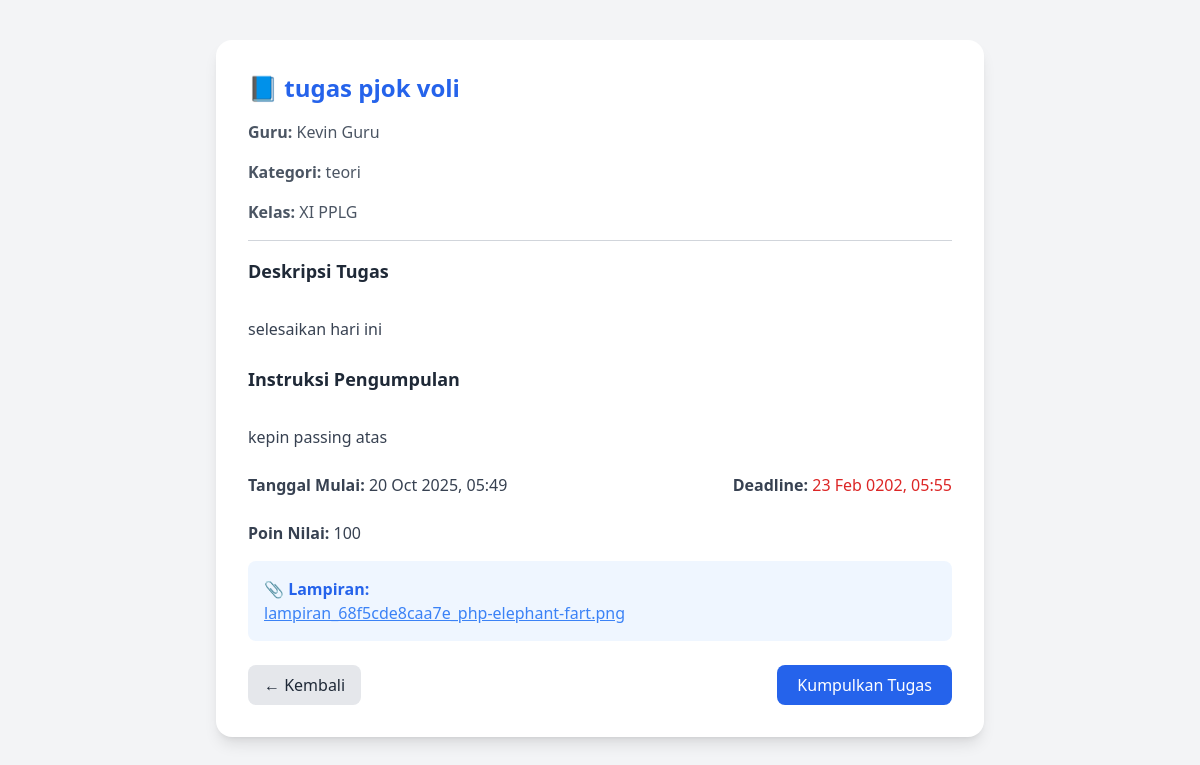
/routes/web.php?route=murid/tugas/detail&id=28 (signed in), run on the app's committed database.
### tables this page shows
CREATE TABLE `tugas` (
  `id_tugas` int NOT NULL,
  `judul_tugas` varchar(200) NOT NULL,
  `deskripsi` text,
  `id_guru` int NOT NULL,
  `id_kategori` int NOT NULL,
  `tanggal_mulai` datetime DEFAULT CURRENT_TIMESTAMP,
  `tanggal_deadline` datetime NOT NULL,
  `durasi_estimasi` int DEFAULT NULL,
  `poin_nilai` int DEFAULT '100',
  `instruksi_pengumpulan` text,
  `lampiran_guru` varchar(255) DEFAULT NULL,
  `status_tugas` enum('aktif','ditutup','dibatalkan') DEFAULT 'aktif',
  `tanggal_dibuat` datetime DEFAULT CURRENT_TIMESTAMP,
  `tanggal_diperbarui` datetime DEFAULT CURRENT_TIMESTAMP ON UPDATE CURRENT_TIMESTAMP,
  `kelas` varchar(20) DEFAULT NULL
);

CREATE TABLE `users` (
  `id_user` int NOT NULL,
  `nama_lengkap` varchar(100) NOT NULL,
  `email` varchar(100) NOT NULL,
  `password_hash` varchar(255) NOT NULL,
  `nomor_telepon` varchar(20) DEFAULT NULL,
  `foto_profil` varchar(255) DEFAULT NULL,
  `peran` enum('siswa','guru','admin') NOT NULL,
  `kelas` varchar(50) DEFAULT NULL,
  `nip_nis` varchar(30) DEFAULT NULL,
  `status_aktif` tinyint(1) DEFAULT '1',
  `tanggal_dibuat` datetime DEFAULT CURRENT_TIMESTAMP,
  `tanggal_diperbarui` datetime DEFAULT CURRENT_TIMESTAMP ON UPDATE CURRENT_TIMESTAMP
);

CREATE TABLE `kategori_tugas` (
  `id_kategori` int NOT NULL,
  `nama_kategori` enum('praktikum','teori','proyek') NOT NULL,
  `deskripsi` text,
  `warna` varchar(7) DEFAULT '#6c757d'
);

### app/Controllers/TugasMuridController.php (called while the page is built, shortened)
<?php
require_once __DIR__ . '/../Models/Tugas.php';
$basePath = dirname(__DIR__, 2);
class TugasMuridController {
    private $tugasModel;
    private $basePath;
    public function __construct($pdo) {
        global $basePath;
        $this->basePath = $basePath;
        $this->tugasModel = new Tugas($pdo);
    }
    public function show($id) {
        $tugas = $this->tugasModel->findById($id);
        include $this->basePath . '/resources/views/murid/detail_tugas.php';
    }
}

### app/Models/Tugas.php (called while the page is built, shortened)
<?php
class Tugas {
    private $pdo;
    private $table = "tugas";
    public function __construct($pdo) {
        $this->pdo = $pdo;
    }
    public function findById($id_tugas) {
        $sql = "SELECT t.*,
                       u.nama_lengkap AS nama_guru,
                       k.nama_kategori
                FROM {$this->table} t
                JOIN users u ON t.id_guru = u.id_user
                JOIN kategori_tugas k ON t.id_kategori = k.id_kategori
                WHERE t.id_tugas = ?";
        $stmt = $this->pdo->prepare($sql);
        $stmt->execute([$id_tugas]);
        return $stmt->fetch(PDO::FETCH_ASSOC);
    }
}

### resources/views/murid/detail_tugas.php (the view, shortened to what this page needs)
<!DOCTYPE html>
<html lang="id">
<head>
    <script src="https://cdn.tailwindcss.com"></script>
</head>
<body class="bg-gray-100 min-h-screen flex flex-col items-center py-10">
    <div class="w-full max-w-3xl bg-white shadow-lg rounded-2xl p-8">
        <h1 class="text-2xl font-bold text-blue-600 mb-4">
            📘 <?= htmlspecialchars($tugas['judul_tugas']) ?>
        </h1>
        <p class="text-gray-600 mb-4">
            <span class="font-semibold">Guru:</span> <?= htmlspecialchars($tugas['nama_guru']) ?>
        </p>
        <p class="text-gray-600 mb-4">
            <span class="font-semibold">Kategori:</span> <?= htmlspecialchars($tugas['nama_kategori']) ?>
        </p>
        <p class="text-gray-600 mb-4">
            <span class="font-semibold">Kelas:</span> <?= htmlspecialchars($tugas['kelas'] ?? '-') ?>
        </p>
        <div class="border-t border-gray-300 my-4"></div>
        <h2 class="text-lg font-semibold text-gray-800 mb-2">Deskripsi Tugas</h2>
        <p class="text-gray-700 whitespace-pre-line mb-6">
            <?= nl2br(htmlspecialchars($tugas['deskripsi'] ?? 'Tidak ada deskripsi.')) ?>
        </p>
        <h2 class="text-lg font-semibold text-gray-800 mb-2">Instruksi Pengumpulan</h2>
        <p class="text-gray-700 whitespace-pre-line mb-6">
            <?= nl2br(htmlspecialchars($tugas['instruksi_pengumpulan'] ?? 'Tidak ada instruksi.')) ?>
        </p>
        <div class="flex flex-col sm:flex-row sm:justify-between sm:items-center gap-3 mb-6">
            <p class="text-gray-700">
                <span class="font-semibold">Tanggal Mulai:</span>
                <?= htmlspecialchars(date('d M Y, H:i', strtotime($tugas['tanggal_mulai']))) ?>
            </p>
            <p class="text-gray-700">
                <span class="font-semibold">Deadline:</span>
                <span class="text-red-600"><?= htmlspecialchars(date('d M Y, H:i', strtotime($tugas['tanggal_deadline']))) ?></span>
            </p>
        </div>
        <p class="text-gray-700 mb-4">
            <span class="font-semibold">Poin Nilai:</span> <?= htmlspecialchars($tugas['poin_nilai']) ?>
        </p>
        <?php if (!empty($tugas['lampiran_guru'])): ?>
            <div class="bg-blue-50 p-4 rounded-lg mb-6">
                <p class="font-semibold text-blue-600">📎 Lampiran:</p>
                <a href="uploads/<?= htmlspecialchars($tugas['lampiran_guru']) ?>"
                   class="text-blue-500 underline" target="_blank">
                    <?= htmlspecialchars($tugas['lampiran_guru']) ?>
                </a>
            </div>
        <?php endif; ?>
        <div class="flex justify-between items-center mt-6">
            <a href="?route=murid/tugas" class="px-4 py-2 bg-gray-200 text-gray-800 rounded-lg hover:bg-gray-300">
                ← Kembali
            </a>
            <a href="?route=murid/pengumpulan/add&id=<?= $tugas['id_tugas'] ?>"
               class="px-5 py-2 bg-blue-600 text-white rounded-lg hover:bg-blue-700">
                Kumpulkan Tugas
            </a>
        </div>
    </div>
</body>
</html>

### data on the page
tugas: judul_tugas "tugas pjok voli", id_guru.nama_lengkap "Kevin Guru", id_kategori.nama_kategori "teori", kelas "XI PPLG", deskripsi "selesaikan hari ini", instruksi_pengumpulan "kepin passing atas", tanggal_mulai "20 Oct 2025, 05:49", tanggal_deadline "23 Feb 0202, 05:55", poin_nilai "100", lampiran_guru "lampiran_68f5cde8caa7e_php-elephant-fart.png"
